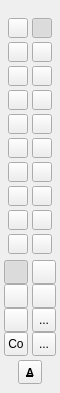
     <widget class="QFrame" name="frame">
      <property name="sizePolicy">
       <sizepolicy hsizetype="Preferred" vsizetype="Preferred">
        <horstretch>0</horstretch>
        <verstretch>0</verstretch>
       </sizepolicy>
      </property>
      <property name="minimumSize">
       <size>
        <width>60</width>
        <height>0</height>
       </size>
      </property>
      <property name="maximumSize">
       <size>
        <width>60</width>
        <height>16777215</height>
       </size>
      </property>
      <property name="frameShape">
       <enum>QFrame::NoFrame</enum>
      </property>
      <widget class="QWidget" name="gridLayoutWidget_2">
       <property name="geometry">
        <rect>
         <x>0</x>
         <y>260</y>
         <width>61</width>
         <height>98</height>
        </rect>
       </property>
       <layout class="QGridLayout" name="gridLayout_2">
        <property name="spacing">
         <number>0</number>
        </property>
        <item row="0" column="0">
         <widget class="QToolButton" name="cbarCircle">
          <property name="minimumSize">
           <size>
            <width>24</width>
            <height>24</height>
           </size>
          </property>
          <property name="maximumSize">
           <size>
            <width>24</width>
            <height>24</height>
           </size>
          </property>
          <property name="contextMenuPolicy">
           <enum>Qt::CustomContextMenu</enum>
          </property>
          <property name="icon">
           <iconset resource="DevCA.qrc">
            <normaloff>:/circle17x17.png</normaloff>:/circle17x17.png</iconset>
          </property>
          <property name="iconSize">
           <size>
            <width>16</width>
            <height>16</height>
           </size>
          </property>
          <property name="checkable">
           <bool>true</bool>
          </property>
          <property name="checked">
           <bool>true</bool>
          </property>
          <property name="autoRaise">
           <bool>false</bool>
          </property>
          <property name="arrowType">
           <enum>Qt::NoArrow</enum>
          </property>
          <attribute name="buttonGroup">
           <string>buttonGroup_2</string>
          </attribute>
         </widget>
        </item>
        <item row="0" column="1">
         <widget class="QToolButton" name="cbarSquare">
          <property name="minimumSize">
           <size>
            <width>24</width>
            <height>24</height>
           </size>
          </property>
          <property name="maximumSize">
           <size>
            <width>24</width>
            <height>24</height>
           </size>
          </property>
          <property name="icon">
           <iconset resource="DevCA.qrc">
            <normaloff>:/black16x16.bmp</normaloff>:/black16x16.bmp</iconset>
          </property>
          <property name="checkable">
           <bool>true</bool>
          </property>
          <property name="autoRaise">
           <bool>false</bool>
          </property>
          <attribute name="buttonGroup">
           <string>buttonGroup_2</string>
          </attribute>
         </widget>
        </item>
        <item row="1" column="0">
         <widget class="QToolButton" name="cbarCross">
          <property name="minimumSize">
           <size>
            <width>24</width>
            <height>24</height>
           </size>
          </property>
          <property name="maximumSize">
           <size>
            <width>24</width>
            <height>24</height>
           </size>
          </property>
          <property name="icon">
           <iconset resource="DevCA.qrc">
            <normaloff>:/cross16x16.png</normaloff>:/cross16x16.png</iconset>
          </property>
          <property name="checkable">
           <bool>true</bool>
          </property>
          <property name="autoRaise">
           <bool>false</bool>
          </property>
          <attribute name="buttonGroup">
           <string>buttonGroup_2</string>
          </attribute>
         </widget>
        </item>
        <item row="1" column="1">
         <widget class="QToolButton" name="cbarTriangle">
          <property name="minimumSize">
           <size>
            <width>24</width>
            <height>24</height>
           </size>
          </property>
          <property name="maximumSize">
           <size>
            <width>24</width>
            <height>24</height>
           </size>
          </property>
          <property name="contextMenuPolicy">
           <enum>Qt::CustomContextMenu</enum>
          </property>
          <property name="icon">
           <iconset resource="DevCA.qrc">
            <normaloff>:/triangle16x16.png</normaloff>:/triangle16x16.png</iconset>
          </property>
          <property name="checkable">
           <bool>true</bool>
          </property>
          <property name="autoRaise">
           <bool>false</bool>
          </property>
          <attribute name="buttonGroup">
           <string>buttonGroup_2</string>
          </attribute>
         </widget>
        </item>
        <item row="3" column="0">
         <widget class="QToolButton" name="cbarLine">
          <property name="minimumSize">
           <size>
            <width>24</width>
            <height>24</height>
           </size>
          </property>
          <property name="maximumSize">
           <size>
            <width>24</width>
            <height>24</height>
           </size>
          </property>
          <property name="contextMenuPolicy">
           <enum>Qt::CustomContextMenu</enum>
          </property>
          <property name="icon">
           <iconset resource="DevCA.qrc">
            <normaloff>:/line 16x16.png</normaloff>:/line 16x16.png</iconset>
          </property>
          <property name="checkable">
           <bool>true</bool>
          </property>
          <attribute name="buttonGroup">
           <string>buttonGroup_2</string>
          </attribute>
         </widget>
        </item>
        <item row="3" column="1">
         <widget class="QToolButton" name="cbarRadius">
          <property name="minimumSize">
           <size>
            <width>24</width>
            <height>24</height>
           </size>
          </property>
          <property name="maximumSize">
           <size>
            <width>24</width>
            <height>24</height>
           </size>
          </property>
          <property name="contextMenuPolicy">
           <enum>Qt::CustomContextMenu</enum>
          </property>
          <property name="text">
           <string>...</string>
          </property>
          <property name="icon">
           <iconset resource="DevCA.qrc">
            <normaloff>:/blastTemplate16x16.png</normaloff>:/blastTemplate16x16.png</iconset>
          </property>
          <property name="checkable">
           <bool>true</bool>
          </property>
          <attribute name="buttonGroup">
           <string>buttonGroup_2</string>
          </attribute>
         </widget>
        </item>
        <item row="4" column="0">
         <widget class="QToolButton" name="cbarCone">
          <property name="minimumSize">
           <size>
            <width>24</width>
            <height>24</height>
           </size>
          </property>
          <property name="maximumSize">
           <size>
            <width>24</width>
            <height>24</height>
           </size>
          </property>
          <property name="contextMenuPolicy">
           <enum>Qt::CustomContextMenu</enum>
          </property>
          <property name="text">
           <string>Co</string>
          </property>
          <property name="icon">
           <iconset resource="DevCA.qrc">
            <normaloff>:/coneTemplate16x16.png</normaloff>:/coneTemplate16x16.png</iconset>
          </property>
          <property name="checkable">
           <bool>true</bool>
          </property>
          <attribute name="buttonGroup">
           <string>buttonGroup_2</string>
          </attribute>
         </widget>
        </item>
        <item row="4" column="1">
         <widget class="QToolButton" name="cbarMask">
          <property name="minimumSize">
           <size>
            <width>24</width>
            <height>24</height>
           </size>
          </property>
          <property name="maximumSize">
           <size>
            <width>24</width>
            <height>24</height>
           </size>
          </property>
          <property name="contextMenuPolicy">
           <enum>Qt::CustomContextMenu</enum>
          </property>
          <property name="text">
           <string>...</string>
          </property>
          <property name="icon">
           <iconset resource="DevCA.qrc">
            <normaloff>:/blackout16x16.png</normaloff>:/blackout16x16.png</iconset>
          </property>
          <property name="checkable">
           <bool>true</bool>
          </property>
          <attribute name="buttonGroup">
           <string>buttonGroup_2</string>
          </attribute>
         </widget>
        </item>
       </layout>
      </widget>
      <widget class="QWidget" name="gridLayoutWidget">
       <property name="geometry">
        <rect>
         <x>5</x>
         <y>15</y>
         <width>51</width>
         <height>246</height>
        </rect>
       </property>
       <layout class="QGridLayout" name="gridLayout">
        <property name="spacing">
         <number>1</number>
        </property>
        <item row="0" column="0">
         <widget class="QColourButton" name="cbarBlack">
          <property name="minimumSize">
           <size>
            <width>20</width>
            <height>20</height>
           </size>
          </property>
          <property name="maximumSize">
           <size>
            <width>20</width>
            <height>20</height>
           </size>
          </property>
          <property name="text">
           <string/>
          </property>
          <property name="checkable">
           <bool>true</bool>
          </property>
          <property name="checked">
           <bool>false</bool>
          </property>
          <property name="autoRaise">
           <bool>false</bool>
          </property>
          <attribute name="buttonGroup">
           <string>buttonGroup</string>
          </attribute>
         </widget>
        </item>
        <item row="1" column="0">
         <widget class="QColourButton" name="cbarLGrey_2">
          <property name="minimumSize">
           <size>
            <width>20</width>
            <height>20</height>
           </size>
          </property>
          <property name="maximumSize">
           <size>
            <width>20</width>
            <height>20</height>
           </size>
          </property>
          <property name="text">
           <string/>
          </property>
          <property name="checkable">
           <bool>true</bool>
          </property>
          <property name="autoRaise">
           <bool>false</bool>
          </property>
          <attribute name="buttonGroup">
           <string>buttonGroup</string>
          </attribute>
         </widget>
        </item>
        <item row="2" column="0">
         <widget class="QColourButton" name="cbarDRed">
          <property name="minimumSize">
           <size>
            <width>20</width>
            <height>20</height>
           </size>
          </property>
          <property name="maximumSize">
           <size>
            <width>20</width>
            <height>20</height>
           </size>
          </property>
          <property name="text">
           <string/>
          </property>
          <property name="checkable">
           <bool>true</bool>
          </property>
          <property name="autoRaise">
           <bool>false</bool>
          </property>
          <attribute name="buttonGroup">
           <string>buttonGroup</string>
          </attribute>
         </widget>
        </item>
        <item row="3" column="0">
         <widget class="QColourButton" name="cbarDGreen">
          <property name="minimumSize">
           <size>
            <width>20</width>
            <height>20</height>
           </size>
          </property>
          <property name="maximumSize">
           <size>
            <width>20</width>
            <height>20</height>
           </size>
          </property>
          <property name="text">
           <string/>
          </property>
          <property name="checkable">
           <bool>true</bool>
          </property>
          <property name="autoRaise">
           <bool>false</bool>
          </property>
          <attribute name="buttonGroup">
           <string>buttonGroup</string>
          </attribute>
         </widget>
        </item>
        <item row="4" column="0">
         <widget class="QColourButton" name="cbarDBlue">
          <property name="minimumSize">
           <size>
            <width>20</width>
            <height>20</height>
           </size>
          </property>
          <property name="maximumSize">
           <size>
            <width>20</width>
            <height>20</height>
           </size>
          </property>
          <property name="text">
           <string/>
          </property>
          <property name="checkable">
           <bool>true</bool>
          </property>
          <property name="autoRaise">
           <bool>false</bool>
          </property>
          <attribute name="buttonGroup">
           <string>buttonGroup</string>
          </attribute>
         </widget>
        </item>
        <item row="5" column="0">
         <widget class="QColourButton" name="cbarDMagenta">
          <property name="minimumSize">
           <size>
            <width>20</width>
            <height>20</height>
           </size>
          </property>
          <property name="maximumSize">
           <size>
            <width>20</width>
            <height>20</height>
           </size>
          </property>
          <property name="text">
           <string/>
          </property>
          <property name="checkable">
           <bool>true</bool>
          </property>
          <property name="autoRaise">
           <bool>false</bool>
          </property>
          <attribute name="buttonGroup">
           <string>buttonGroup</string>
          </attribute>
         </widget>
        </item>
        <item row="6" column="0">
         <widget class="QColourButton" name="cbarDCyan">
          <property name="minimumSize">
           <size>
            <width>20</width>
            <height>20</height>
           </size>
          </property>
          <property name="maximumSize">
           <size>
            <width>20</width>
            <height>20</height>
           </size>
          </property>
          <property name="text">
           <string/>
          </property>
          <property name="checkable">
           <bool>true</bool>
          </property>
          <property name="autoRaise">
           <bool>false</bool>
          </property>
          <attribute name="buttonGroup">
           <string>buttonGroup</string>
          </attribute>
         </widget>
        </item>
        <item row="7" column="0">
         <widget class="QColourButton" name="cbarDYellow">
          <property name="minimumSize">
           <size>
            <width>20</width>
            <height>20</height>
           </size>
          </property>
          <property name="maximumSize">
           <size>
            <width>20</width>
            <height>20</height>
           </size>
          </property>
          <property name="text">
           <string/>
          </property>
          <property name="checkable">
           <bool>true</bool>
          </property>
          <property name="autoRaise">
           <bool>false</bool>
          </property>
          <attribute name="buttonGroup">
           <string>buttonGroup</string>
          </attribute>
         </widget>
        </item>
        <item row="8" column="0">
         <widget class="QColourButton" name="cbarBrown">
          <property name="minimumSize">
           <size>
            <width>20</width>
            <height>20</height>
           </size>
          </property>
          <property name="maximumSize">
           <size>
            <width>20</width>
            <height>20</height>
           </size>
          </property>
          <property name="text">
           <string/>
          </property>
          <property name="checkable">
           <bool>true</bool>
          </property>
          <property name="autoRaise">
           <bool>false</bool>
          </property>
          <attribute name="buttonGroup">
           <string>buttonGroup</string>
          </attribute>
         </widget>
        </item>
        <item row="1" column="1">
         <widget class="QColourButton" name="cbarLGrey">
          <property name="minimumSize">
           <size>
            <width>20</width>
            <height>20</height>
           </size>
          </property>
          <property name="maximumSize">
           <size>
            <width>20</width>
            <height>20</height>
           </size>
          </property>
          <property name="styleSheet">
           <string notr="true"/>
          </property>
          <property name="text">
           <string/>
          </property>
          <property name="checkable">
           <bool>true</bool>
          </property>
          <property name="autoRaise">
           <bool>false</bool>
          </property>
          <attribute name="buttonGroup">
           <string>buttonGroup</string>
          </attribute>
         </widget>
        </item>
        <item row="2" column="1">
         <widget class="QColourButton" name="cbarLRed">
          <property name="minimumSize">
           <size>
            <width>20</width>
            <height>20</height>
           </size>
          </property>
          <property name="maximumSize">
           <size>
            <width>20</width>
            <height>20</height>
           </size>
          </property>
          <property name="styleSheet">
           <string notr="true"/>
          </property>
          <property name="text">
           <string/>
          </property>
          <property name="checkable">
           <bool>true</bool>
          </property>
          <property name="autoRaise">
           <bool>false</bool>
          </property>
          <attribute name="buttonGroup">
           <string>buttonGroup</string>
          </attribute>
         </widget>
        </item>
        <item row="3" column="1">
         <widget class="QColourButton" name="cbarLGreen">
          <property name="minimumSize">
           <size>
            <width>20</width>
            <height>20</height>
           </size>
          </property>
          <property name="maximumSize">
           <size>
            <width>20</width>
            <height>20</height>
           </size>
          </property>
          <property name="styleSheet">
           <string notr="true"/>
          </property>
          <property name="text">
           <string/>
          </property>
          <property name="checkable">
           <bool>true</bool>
          </property>
          <property name="autoRaise">
           <bool>false</bool>
          </property>
          <attribute name="buttonGroup">
           <string>buttonGroup</string>
          </attribute>
         </widget>
        </item>
        <item row="4" column="1">
         <widget class="QColourButton" name="cbarLBlue">
          <property name="minimumSize">
           <size>
            <width>20</width>
            <height>20</height>
           </size>
          </property>
          <property name="maximumSize">
           <size>
            <width>20</width>
            <height>20</height>
           </size>
          </property>
          <property name="text">
           <string/>
          </property>
          <property name="checkable">
           <bool>true</bool>
          </property>
          <property name="autoRaise">
           <bool>false</bool>
          </property>
          <attribute name="buttonGroup">
           <string>buttonGroup</string>
          </attribute>
         </widget>
        </item>
        <item row="5" column="1">
         <widget class="QColourButton" name="cbarLMagenta">
          <property name="minimumSize">
           <size>
            <width>20</width>
            <height>20</height>
           </size>
          </property>
          <property name="maximumSize">
           <size>
            <width>20</width>
            <height>20</height>
           </size>
          </property>
          <property name="text">
           <string/>
          </property>
          <property name="checkable">
           <bool>true</bool>
          </property>
          <property name="autoRaise">
           <bool>false</bool>
          </property>
          <attribute name="buttonGroup">
           <string>buttonGroup</string>
          </attribute>
         </widget>
        </item>
        <item row="6" column="1">
         <widget class="QColourButton" name="cbarLCyan">
          <property name="minimumSize">
           <size>
            <width>20</width>
            <height>20</height>
           </size>
          </property>
          <property name="maximumSize">
           <size>
            <width>20</width>
            <height>20</height>
           </size>
          </property>
          <property name="text">
           <string/>
          </property>
          <property name="checkable">
           <bool>true</bool>
          </property>
          <property name="autoRaise">
           <bool>false</bool>
          </property>
          <attribute name="buttonGroup">
           <string>buttonGroup</string>
          </attribute>
         </widget>
        </item>
        <item row="7" column="1">
         <widget class="QColourButton" name="cbarLYellow">
          <property name="minimumSize">
           <size>
            <width>20</width>
            <height>20</height>
           </size>
          </property>
          <property name="maximumSize">
           <size>
            <width>20</width>
            <height>20</height>
           </size>
          </property>
          <property name="text">
           <string/>
          </property>
          <property name="checkable">
           <bool>true</bool>
          </property>
          <property name="autoRaise">
           <bool>false</bool>
          </property>
          <attribute name="buttonGroup">
           <string>buttonGroup</string>
          </attribute>
         </widget>
        </item>
        <item row="8" column="1">
         <widget class="QColourButton" name="cbarOrange">
          <property name="minimumSize">
           <size>
            <width>20</width>
            <height>20</height>
           </size>
          </property>
          <property name="maximumSize">
           <size>
            <width>20</width>
            <height>20</height>
           </size>
          </property>
          <property name="text">
           <string/>
          </property>
          <property name="checkable">
           <bool>true</bool>
          </property>
          <property name="popupMode">
           <enum>QToolButton::InstantPopup</enum>
          </property>
          <property name="autoRaise">
           <bool>false</bool>
          </property>
          <attribute name="buttonGroup">
           <string>buttonGroup</string>
          </attribute>
         </widget>
        </item>
        <item row="0" column="1">
         <widget class="QColourButton" name="cbarWhite">
          <property name="minimumSize">
           <size>
            <width>20</width>
            <height>20</height>
           </size>
          </property>
          <property name="maximumSize">
           <size>
            <width>20</width>
            <height>20</height>
           </size>
          </property>
          <property name="text">
           <string/>
          </property>
          <property name="checkable">
           <bool>true</bool>
          </property>
          <property name="checked">
           <bool>true</bool>
          </property>
          <property name="autoRaise">
           <bool>false</bool>
          </property>
          <attribute name="buttonGroup">
           <string>buttonGroup</string>
          </attribute>
         </widget>
        </item>
        <item row="9" column="0">
         <widget class="QColourButton" name="cbarCustom2">
          <property name="minimumSize">
           <size>
            <width>20</width>
            <height>20</height>
           </size>
          </property>
          <property name="maximumSize">
           <size>
            <width>20</width>
            <height>20</height>
           </size>
          </property>
          <property name="text">
           <string/>
          </property>
          <property name="checkable">
           <bool>true</bool>
          </property>
          <attribute name="buttonGroup">
           <string>buttonGroup</string>
          </attribute>
         </widget>
        </item>
        <item row="9" column="1">
         <widget class="QColourButton" name="cbarCustom1">
          <property name="minimumSize">
           <size>
            <width>20</width>
            <height>20</height>
           </size>
          </property>
          <property name="maximumSize">
           <size>
            <width>20</width>
            <height>20</height>
           </size>
          </property>
          <property name="text">
           <string/>
          </property>
          <property name="checkable">
           <bool>true</bool>
          </property>
          <attribute name="buttonGroup">
           <string>buttonGroup</string>
          </attribute>
         </widget>
        </item>
       </layout>
      </widget>
      <widget class="QToolButton" name="addcharButton">
       <property name="geometry">
        <rect>
         <x>18</x>
         <y>360</y>
         <width>24</width>
         <height>24</height>
        </rect>
       </property>
       <property name="minimumSize">
        <size>
         <width>24</width>
         <height>24</height>
        </size>
       </property>
       <property name="maximumSize">
        <size>
         <width>24</width>
         <height>24</height>
        </size>
       </property>
       <property name="font">
        <font>
         <pointsize>8</pointsize>
         <weight>75</weight>
         <bold>true</bold>
         <underline>true</underline>
        </font>
       </property>
       <property name="text">
        <string>A</string>
       </property>
       <property name="checkable">
        <bool>true</bool>
       </property>
      </widget>
     </widget>
